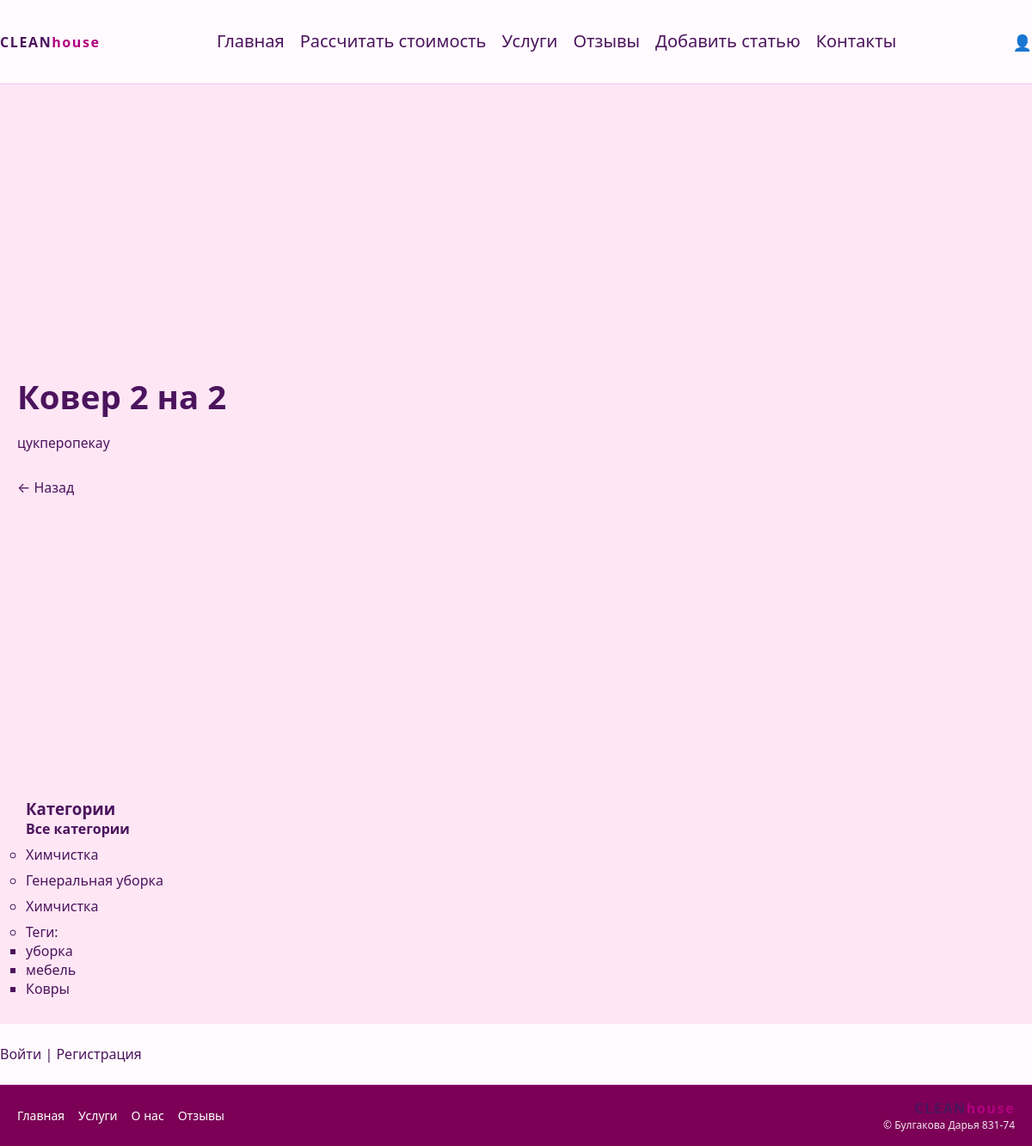
The page /women/kover-2-na-2/ on the database its author committed.
### women/models.py (models this page shows, shortened)
class Women(models.Model):
    title = models.CharField(max_length=255)
    slug = models.SlugField(max_length=255, unique=True, db_index=True)
    content = models.TextField(blank=True)
    time_create = models.DateTimeField(auto_now_add=True)
    time_update = models.DateTimeField(auto_now=True)
    is_published = models.BooleanField(default=True)
    photo = models.ImageField(
    upload_to='photos/%Y/%m/%d/',
    blank=True,
    null=True,
    default=None
)
    tags = models.ManyToManyField(
    TagPost,
    blank=True,
    related_name='tags'
)
    cat = models.ForeignKey(
        Category,
        on_delete=models.PROTECT,
        related_name='posts',
    )
    author = models.ForeignKey(
    get_user_model(),
    on_delete=models.SET_NULL,
    related_name='posts',
    null=True,
    default=None
)
    objects = models.Manager()          # стандартный менеджер
    published = PublishedModel()        # наш новый

class Category(models.Model):
    name = models.CharField(
        max_length=100,
        verbose_name='Категория'
    )
    slug = models.SlugField(
        unique=True
    )
    class Meta:
        verbose_name = 'Категория'
        verbose_name_plural = 'Категории'

class TagPost(models.Model):
    tag = models.CharField(max_length=100, db_index=True)
    slug = models.SlugField(max_length=255, unique=True, db_index=True)
    def get_absolute_url(self):
        return reverse('tag', kwargs={'tag_slug': self.slug})

### women/views.py (the view)
# urls.py: path('<slug:post_slug>/', views.show_post, name='post'),
def show_post(request, post_slug):
    post = get_object_or_404(Women, slug=post_slug)
    return render(request, 'women/post.html', {
        'post': post,
        'title': post.title
    })

### users/context_processors.py (called while the page is built)
def get_women_context(request):
    return {'mainmenu': menu}

### women/templatetags/women_tags.py (called while the page is built)
@register.inclusion_tag('women/list_categories.html')
def show_categories(cat_selected=0):
    cats = Category.objects.all()
    return {'cats': cats, 'cat_selected': cat_selected}

@register.inclusion_tag('women/list_tags.html')
def show_all_tags():
    return {"tags": TagPost.objects.all()}

### women/templates/women/post.html (shortened to what this page needs)
{% extends 'base.html' %}
{% block content %}
<section class="section full-screen">
    <div class="container">
        <h1>{{ post.title }}</h1>
        <p style="margin-top: 20px;">
            {{ post.content|default:"Описание услуги" }}
        </p>
        <a href="{% url 'home' %}" style="display:block; margin-top:30px;">
            ← Назад
        </a>
    </div>
</section>
{% endblock %}

### women/templates/women/list_categories.html
{% for cat in cats %}
    <li style="margin: 8px 0;">
        {% if cat.id == cat_selected %}
            <span style="color: #800040; font-weight: bold;">
                {{ cat.name }}
            </span>
        {% else %}
            <a href="{{ cat.get_absolute_url }}" style="text-decoration: none; color: inherit;">
                {{ cat.name }}
            </a>
        {% endif %}
    </li>
{% endfor %}

### women/templates/women/list_tags.html
{% if tags %}
    <p>Теги:</p>
    <ul>
        {% for t in tags %}
            <li><a href="{{ t.get_absolute_url }}">{{ t.tag }}</a></li>
        {% endfor %}
    </ul>
{% endif %}

### women/static/women/css/style.css (style rules this page uses)
* { box-sizing: border-box; margin: 0; padding: 0; }
body { font-family: system-ui, -apple-system, BlinkMacSystemFont, "Segoe UI", sans-serif; background: #ffe6f5; color: #4b145d; }
a { text-decoration: none; color: inherit; }
.container { width: 100%; max-width: none; margin: 0 auto; padding: 0 20px; }
.section { padding: 0; }
.full-screen { min-height: 100vh; display: flex; }
.full-screen > .container { flex: 1; display: flex; flex-direction: column; justify-content: center; padding: 90px 20px 70px; }
h1, .hero-title { font-size: 2.4rem; line-height: 1.2; }
p { font-size: 0.98rem; }

### rows shown on the page
Women: title "Ковер 2 на 2", content "цукперопекау"
Category: name "Химчистка"
Category: name "Генеральная уборка"
Category: name "Химчистка"
TagPost: tag "уборка"
TagPost: tag "мебель"
TagPost: tag "Ковры"
